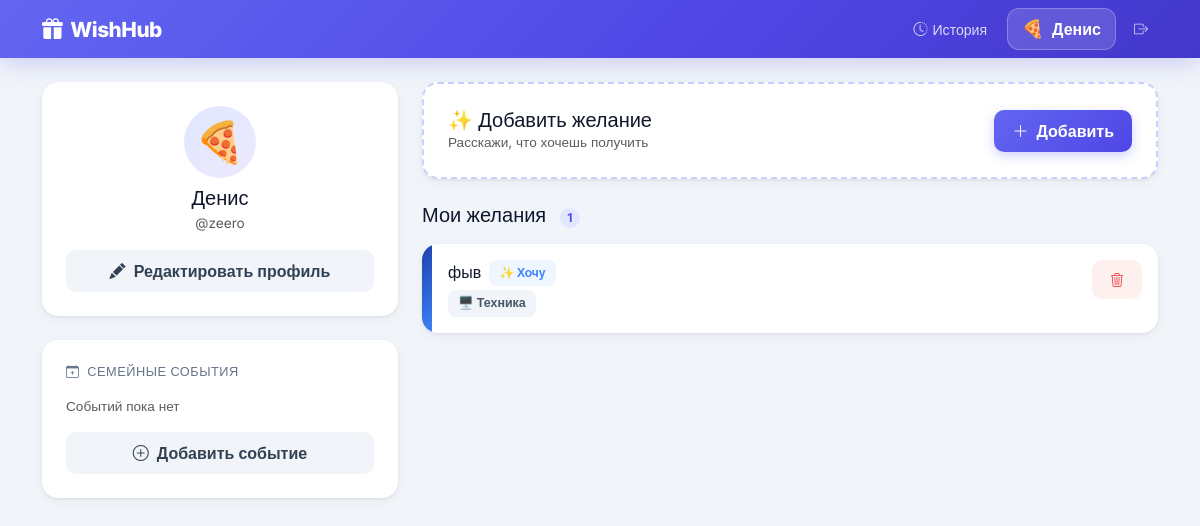
The page /my_wishlist (signed in) on the database as committed earlier.
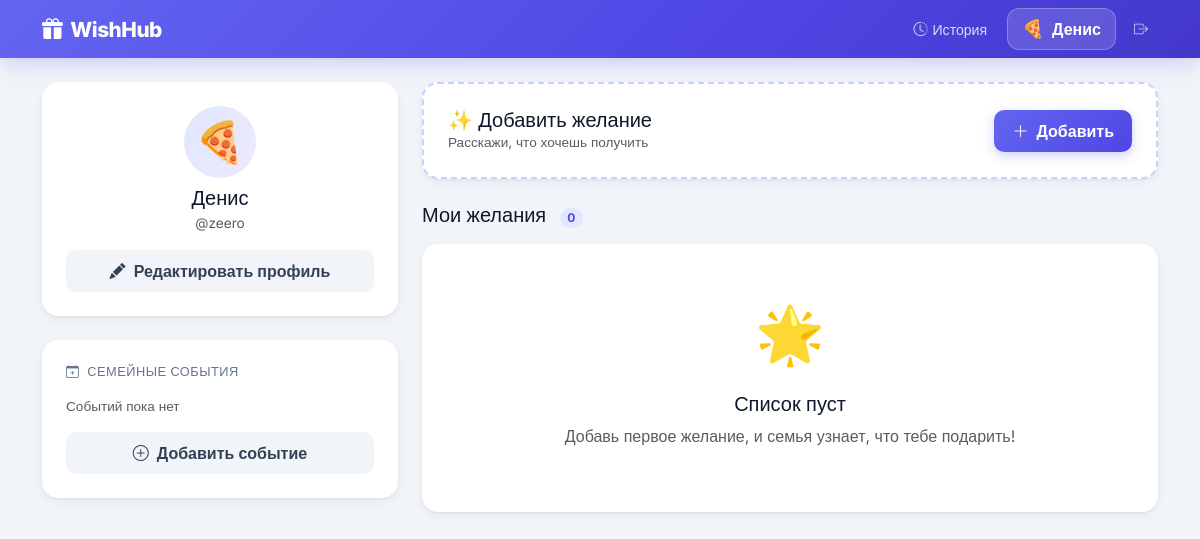
The same page on the database as committed later.
### app.py (models this page shows)
class WishItem(db.Model):
    id           = db.Column(db.Integer, primary_key=True)
    title        = db.Column(db.String(100), nullable=False)
    description  = db.Column(db.Text, nullable=True)
    link         = db.Column(db.String(500), nullable=True)
    image_url    = db.Column(db.String(500), nullable=True)
    price        = db.Column(db.Float, nullable=True)
    category     = db.Column(db.String(20), default='other')
    priority     = db.Column(db.String(20), default='medium')
    user_id      = db.Column(db.Integer, db.ForeignKey('user.id'), nullable=False)
    booked_by_id = db.Column(db.Integer, db.ForeignKey('user.id'), nullable=True)
    is_purchased = db.Column(db.Boolean, default=False)
    purchased_at = db.Column(db.DateTime, nullable=True)
    created_at   = db.Column(db.DateTime, default=datetime.utcnow)
    booked_by    = db.relationship('User', foreign_keys=[booked_by_id])

### app.py (the view, shortened to what this page needs)
@app.route('/my_wishlist', methods=['GET', 'POST'])
@login_required
def my_wishlist():
    wishes = WishItem.query.filter_by(user_id=current_user.id, is_purchased=False).order_by(WishItem.created_at.desc()).all()
    family_events = FamilyEvent.query.all()
    return render_template('my_wishlist.html', wishes=wishes, emojis=EMOJIS,
                           categories=CATEGORIES, category_map=CATEGORY_MAP,
                           family_events=family_events, event_icons=EVENT_ICONS)

### app.py (called while the page is built)
@login_manager.user_loader
def load_user(user_id):
    return db.session.get(User, int(user_id))

### templates/my_wishlist.html (shortened to what the changed rows need)
{% extends "base.html" %}
{% block content %}
<div class="row g-4">
<div class="col-lg-8">
  <h5 class="fw-800 mb-3">Мои желания
    <span class="badge rounded-pill ms-2 fw-600" style="background:#e0e7ff;color:#4f46e5;font-size:.75rem">{{ wishes|length }}</span>
  </h5>
  {% if wishes %}
  {% for wish in wishes %}
  <div class="card-w mb-3 overflow-hidden">
    <div class="d-flex">
      {% if wish.image_url %}
      <div style="width:100px;flex-shrink:0;background-image:url('{{ wish.image_url }}');background-size:cover;background-position:center"></div>
      {% else %}
      <div style="width:10px;flex-shrink:0;background:{{ category_map[wish.category].gradient }}"></div>
      {% endif %}
      <div class="p-3 flex-grow-1">
        <div class="d-flex justify-content-between align-items-start">
          <div class="flex-grow-1">
            <div class="d-flex align-items-center gap-2 flex-wrap mb-1">
              <h6 class="fw-700 mb-0">{{ wish.title }}</h6>
              {% if wish.priority == 'high' %}<span class="badge-priority prio-high">🔥 Очень хочу</span>
              {% elif wish.priority == 'low' %}<span class="badge-priority prio-low">💭 Не срочно</span>
              {% else %}<span class="badge-priority prio-medium">✨ Хочу</span>{% endif %}
            </div>
            <div class="d-flex align-items-center gap-2 flex-wrap">
              <span class="cat-chip">{{ category_map[wish.category].emoji }} {{ category_map[wish.category].label }}</span>
            </div>
          </div>
          <form method="POST" action="{{ url_for('delete_wish', item_id=wish.id) }}" class="ms-2"
                onsubmit="return confirm('Удалить «{{ wish.title }}»?')">
            <button type="submit" class="btn btn-w btn-w-danger btn-sm" title="Удалить">
              <i class="bi bi-trash3"></i>
            </button>
          </form>
        </div>
      </div>
    </div>
  </div>
  {% endfor %}
  {% else %}
  <div class="text-center py-5 card-w">
    <div style="font-size:3.5rem">🌟</div>
    <h5 class="fw-700 mt-3">Список пуст</h5>
    <p class="text-muted">Добавь первое желание, и семья узнает, что тебе подарить!</p>
  </div>
  {% endif %}
</div>
</div>
{% endblock %}

Rows that differ between the two databases and show on the page:
removed WishItem: title "фыв", priority "✨ Хочу", category "🖥️", category "Техника"
Other text that changed with them:
{{ wishes|length }}: "1" → "0"
text now shown: "🌟 Список пуст Добавь первое желание, и семья узнает, что тебе подарить!"
